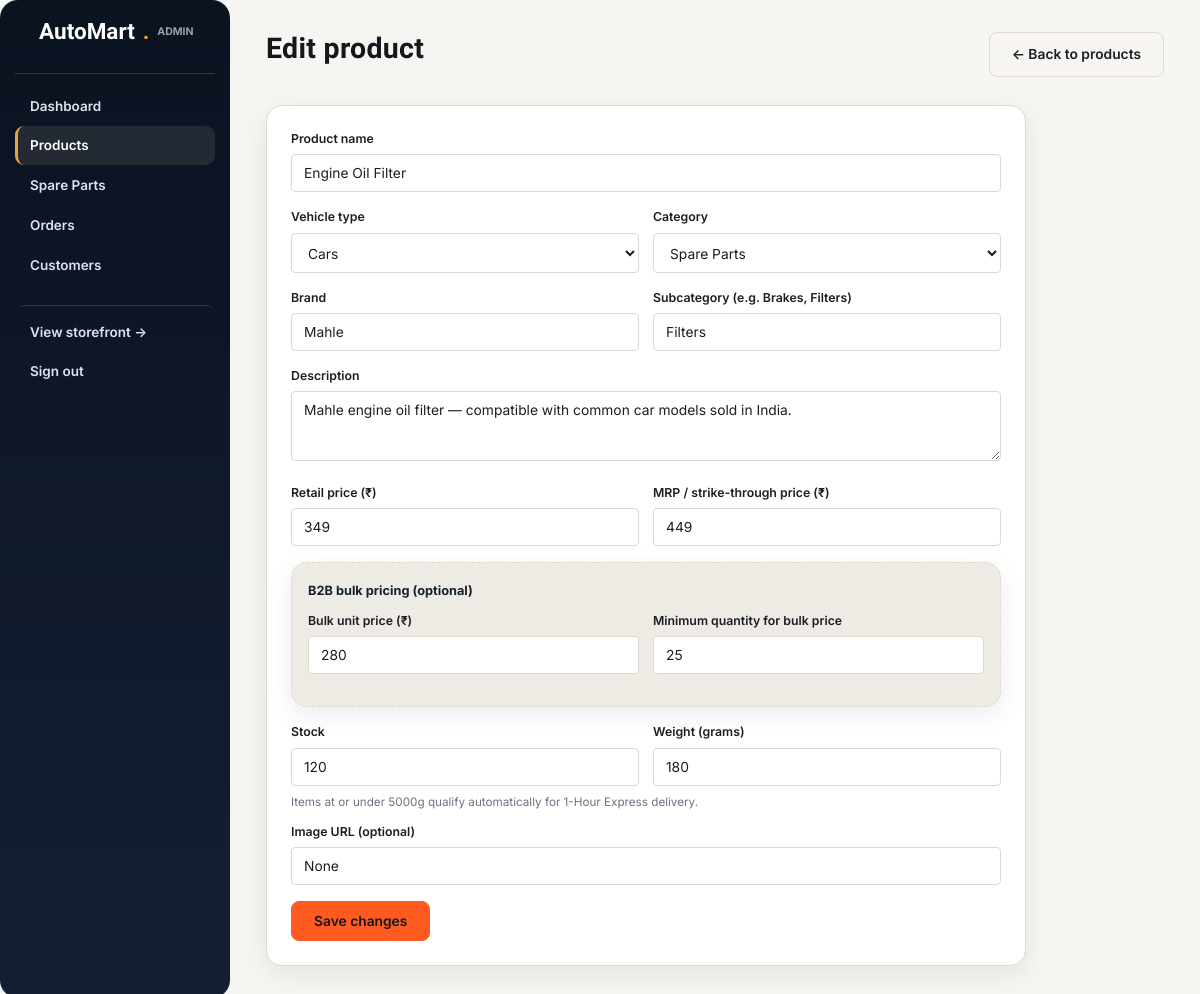
The page /admin/products/2/edit (signed in) on the database its author committed.
### models.py (models this page shows, shortened)
class Product(db.Model):
    __tablename__ = "products"
    id = db.Column(db.Integer, primary_key=True)
    sku = db.Column(db.String(30), unique=True, nullable=False)
    name = db.Column(db.String(200), nullable=False)
    slug = db.Column(db.String(220), unique=True, nullable=False, index=True)
    description = db.Column(db.Text)
    brand = db.Column(db.String(80))
    category = db.Column(db.String(20), nullable=False)     # parts | accessories
    vehicle_type = db.Column(db.String(20), nullable=False, index=True)  # see VEHICLE_TYPES
    subcategory = db.Column(db.String(80))  # e.g. "Brakes", "Filters", "Lighting"
    price = db.Column(db.Integer, nullable=False)      # in INR, integer paise-free for simplicity
    mrp = db.Column(db.Integer)                          # strike-through price
    stock = db.Column(db.Integer, default=0)
    bulk_price = db.Column(db.Integer)
    bulk_min_qty = db.Column(db.Integer)
    weight_grams = db.Column(db.Integer, default=500)
    image_url = db.Column(db.String(300))
    rating = db.Column(db.Float, default=4.3)
    rating_count = db.Column(db.Integer, default=0)
    is_active = db.Column(db.Boolean, default=True)
    created_at = db.Column(db.DateTime, default=datetime.utcnow)
    order_items = db.relationship("OrderItem", backref="product", lazy="dynamic")

### blueprints/admin.py (the view)
@bp.route("/products/<int:product_id>/edit", methods=["GET", "POST"])
@login_required
@admin_required
def product_edit(product_id):
    p = Product.query.get_or_404(product_id)
    if request.method == "POST":
        _apply_product_form(p, request.form)
        db.session.commit()
        flash(f"{p.name} updated.", "success")
        return redirect(url_for("admin.products"))
    return render_template(
        "admin/product_form.html", product=p,
        vehicle_types=VEHICLE_TYPES, categories=PRODUCT_CATEGORIES,
    )

### blueprints/admin.py (called while the page is built)
def admin_required(fn):
    @wraps(fn)
    def wrapper(*args, **kwargs):
        if not current_user.is_authenticated or not current_user.is_admin:
            abort(403)
        return fn(*args, **kwargs)
    return wrapper

### models.py (called while the page is built)
    @property
    def is_admin(self):
        return self.role == "admin"

### templates/admin/product_form.html (shortened to what this page needs)
{% extends "admin/base.html" %}
{% block content %}
<div class="admin-topline">
  <h2>{{ 'Edit product' if product else 'Add product' }}</h2>
  <a href="{{ url_for('admin.products') }}" class="btn btn-outline">← Back to products</a>
</div>
<form method="post" class="card" style="padding:24px; max-width:760px;">
  <div class="form-group">
    <label>Product name</label>
    <input type="text" name="name" value="{{ product.name if product else '' }}" required>
  </div>
  <div class="form-row">
    <div class="form-group">
      <label>Vehicle type</label>
      <select name="vehicle_type" required>
        {% for code, label in vehicle_types %}
          <option value="{{ code }}" {% if product and product.vehicle_type == code %}selected{% endif %}>{{ label }}</option>
        {% endfor %}
      </select>
    </div>
    <div class="form-group">
      <label>Category</label>
      <select name="category" required>
        {% for code, label in categories %}
          <option value="{{ code }}" {% if product and product.category == code %}selected{% endif %}>{{ label }}</option>
        {% endfor %}
      </select>
    </div>
  </div>
  <div class="form-row">
    <div class="form-group"><label>Brand</label><input type="text" name="brand" value="{{ product.brand if product else '' }}"></div>
    <div class="form-group"><label>Subcategory (e.g. Brakes, Filters)</label><input type="text" name="subcategory" value="{{ product.subcategory if product else '' }}"></div>
  </div>
  <div class="form-group">
    <label>Description</label>
    <textarea name="description" rows="3">{{ product.description if product else '' }}</textarea>
  </div>
  <div class="form-row">
    <div class="form-group"><label>Retail price ({{ currency }})</label><input type="number" name="price" value="{{ product.price if product else '' }}" required></div>
    <div class="form-group"><label>MRP / strike-through price ({{ currency }})</label><input type="number" name="mrp" value="{{ product.mrp if product else '' }}"></div>
  </div>
  <div class="card" style="padding:16px; background:var(--paper-2); border-style:dashed; margin-bottom:16px;">
    <strong style="font-size:0.85rem;">B2B bulk pricing (optional)</strong>
    <div class="form-row" style="margin-top:10px;">
      <div class="form-group"><label>Bulk unit price ({{ currency }})</label><input type="number" name="bulk_price" value="{{ product.bulk_price if product and product.bulk_price else '' }}"></div>
      <div class="form-group"><label>Minimum quantity for bulk price</label><input type="number" name="bulk_min_qty" value="{{ product.bulk_min_qty if product and product.bulk_min_qty else '' }}"></div>
    </div>
  </div>
  <div class="form-row">
    <div class="form-group"><label>Stock</label><input type="number" name="stock" value="{{ product.stock if product else 0 }}" required></div>
    <div class="form-group">
      <label>Weight (grams)</label>
      <input type="number" name="weight_grams" value="{{ product.weight_grams if product else 500 }}" required>
    </div>
  </div>
  <p class="muted" style="font-size:0.78rem; margin-top:-8px;">Items at or under 5000g qualify automatically for 1-Hour Express delivery.</p>
  <div class="form-group">
    <label>Image URL (optional)</label>
    <input type="text" name="image_url" value="{{ product.image_url if product else '' }}" placeholder="https://...">
  </div>
  <button type="submit" class="btn btn-primary">{{ 'Save changes' if product else 'Add product' }}</button>
</form>
{% endblock %}

### static/css/style.css (style rules this page uses)
:root { --graphite: #14171c; --steel: #232a33; --steel-2: #2b333d; --paper: #f6f5f2; --paper-2: #edebe4; --amber: #e8a33d; --amber-dark: #c47f1f; --green: #2f9e68; --red: #c6483c; --ink: #1b1e22; --muted: #6b7280; --muted-2: #9aa1ab; --line: #ddd9d0; --line-dark: #333941; --radius-sm: 4px; --radius-md: 8px; --shadow-sm: 0 1px 2px rgba(20, 23, 28, 0.06); }
* { box-sizing: border-box; }
html, body { margin: 0; padding: 0; background: var(--paper); color: var(--ink); font-family: "Inter", -apple-system, BlinkMacSystemFont, sans-serif; font-size: 15px; line-height: 1.5; }
h1, h2, h3, h4, .display { font-family: "Barlow Condensed", "Inter", sans-serif; font-weight: 700; letter-spacing: 0.01em; line-height: 1.1; margin: 0 0 0.4em; color: var(--graphite); }
h2 { font-size: 1.9rem; }
p { margin: 0 0 1em; color: var(--ink); }
a { color: inherit; text-decoration: none; }
.muted { color: var(--muted); }
.btn { display: inline-flex; align-items: center; justify-content: center; gap: 8px; padding: 11px 22px; border-radius: var(--radius-md); font-weight: 600; font-size: 0.92rem; border: 1px solid transparent; cursor: pointer; font-family: inherit; transition: transform 0.08s ease, background 0.15s, border-color 0.15s; }
.btn-primary { background: var(--amber); color: var(--graphite); }
.btn-outline { background: transparent; border-color: var(--line); color: var(--ink); }
.card { background: #fff; border: 1px solid var(--line); border-radius: var(--radius-md); }
.form-group { margin-bottom: 16px; }
label { display: block; font-size: 0.82rem; font-weight: 600; margin-bottom: 6px; color: var(--ink); }
input, select, textarea { width: 100%; padding: 10px 12px; border: 1px solid var(--line); border-radius: var(--radius-sm); font-family: inherit; font-size: 0.92rem; background: #fff; color: var(--ink); }
.form-row { display: grid; grid-template-columns: 1fr 1fr; gap: 14px; }
.admin-topline { display: flex; justify-content: space-between; align-items: center; margin-bottom: 28px; }
:root { --am-dark:#0b1220; --am-dark-2:#121b2e; --am-accent:#ff5a1f; --am-accent-2:#ff7a3d; --am-muted:#6b7280; --am-bg:#f4f6f8; --am-card:#ffffff; --am-border:#e5e7eb; --am-success:#16a34a; }
body { background:var(--am-bg); color:#18202a; font-family:Inter,system-ui,-apple-system,BlinkMacSystemFont,"Segoe UI",sans-serif; }
.btn-primary { background:var(--am-accent);border-color:var(--am-accent); }
.card,.table,.auth-box { border-radius:16px !important; }
.product-card, .card, .filter-pill, .search-panel, .auth-shell, .stat-card, .category-card, .summary-card, .pay-method-tab, .emi-option { box-shadow: 0 8px 26px rgba(20,23,28,.08); }

### rows shown on the page
Product: name "Engine Oil Filter", vehicle_type "Cars", category "Spare Parts", brand "Mahle", subcategory "Filters", description "Mahle engine oil filter — compatible with common car models sold in India.", price "349", mrp "449", bulk_price "280", bulk_min_qty "25", stock "120", weight_grams "180", image_url "None"

### other values the page prints
{{ 'Edit product' if product else 'Add product' }} "Edit product"
{{ currency }} "₹"
{{ 'Save changes' if product else 'Add product' }} "Save changes"
